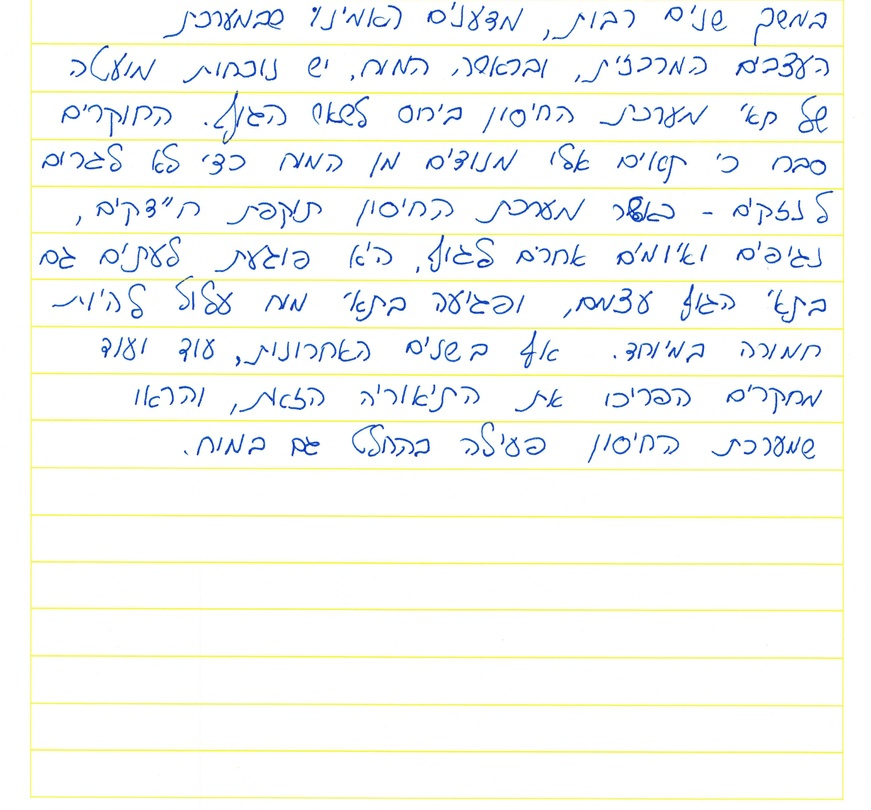
#> input picture text_regions/BRN3C2AF4AEB56C_0000000013.jpg, 871 x 810 px, shrunk from 4300 x 4000 before the run
$ python -i main.py   (imports and definitions only)
#> lines starting #> are read from the running program, lines starting #| are printed output that depends on the picture; after the words box and inside, x2 and y2 are one past the last pixel; in counts of white or black regions, pixels touching at a corner belong together
import glob
import os
import sys

import cv2 as cv
import numpy as np


def removelines(img):
    img1 = cv.imread(img)  # reading the image from path that received from the function arguments
#> img1 is the input picture: shape (810, 871, 3); mean B, G, R 245, 248.2, 246.3
    hvs_img = cv.cvtColor(img1, cv.COLOR_BGR2HSV)  # changing the color of the image from BGR model to HSV model
#> hvs_img: shape (810, 871, 3); mean H, S, V 39.5, 13.1, 251.2
    lower_yellow = np.array([21, 39, 114])  # getting the lower level of yellow color in HSV model
    upper_yellow = np.array([40, 255, 255])  # getting the highest level of yellow color in HSV model
    mask = cv.inRange(hvs_img, lower_yellow, upper_yellow)  # creating the mask of the yellow lines from the image
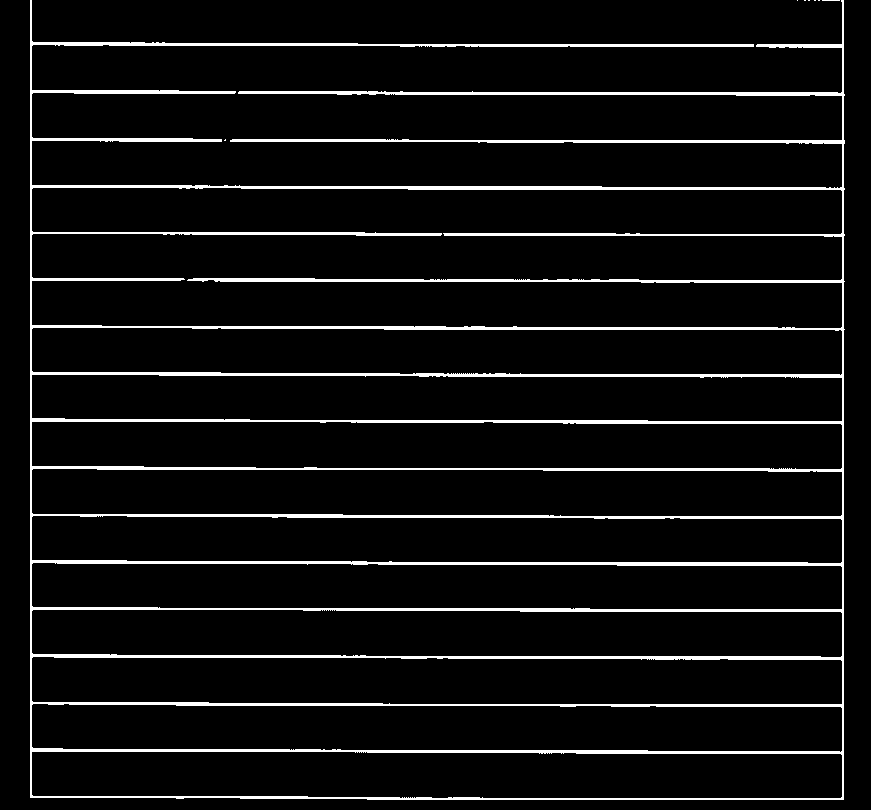
#> mask: shape (810, 871); 6.3% white; 8 white regions (7 under 20 px), largest, box (x1, y1, x2, y2) and area: (30, 0, 845, 800) 44069
    mask_inv = cv.bitwise_not(mask)  # created inverted mask from the mask that created
    img1_bg = cv.bitwise_and(img1, img1, mask=mask_inv)  # using the mask that created and bitwise  "and operator " to
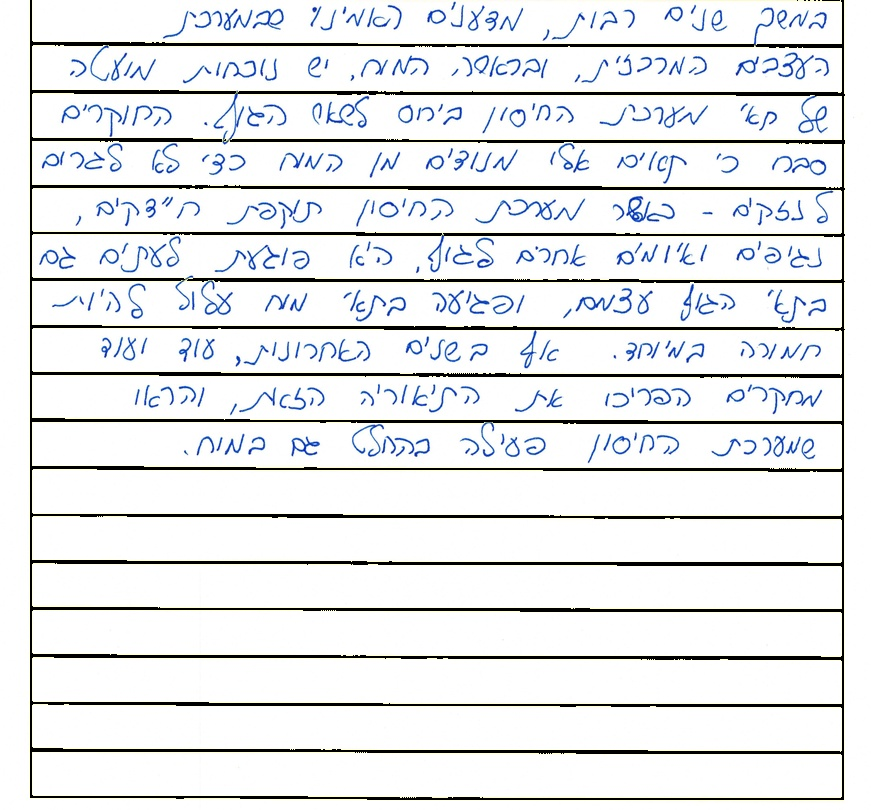
#> img1_bg: shape (810, 871, 3); mean B, G, R 234, 232.8, 230.9
    # create the background
    img2_fg = cv.cvtColor(mask, cv.COLOR_GRAY2BGR)  # because the mask is GRAYSCALE that mean its 1 channel
    # and the cv.add need to be same number of channels , using cvtColor switch from GRAYSCALE to BGR and the mask
    # became 3 channels
    dst = cv.add(img1_bg, img2_fg)  # merging the two images ( mask and HSV image ) to get the final result
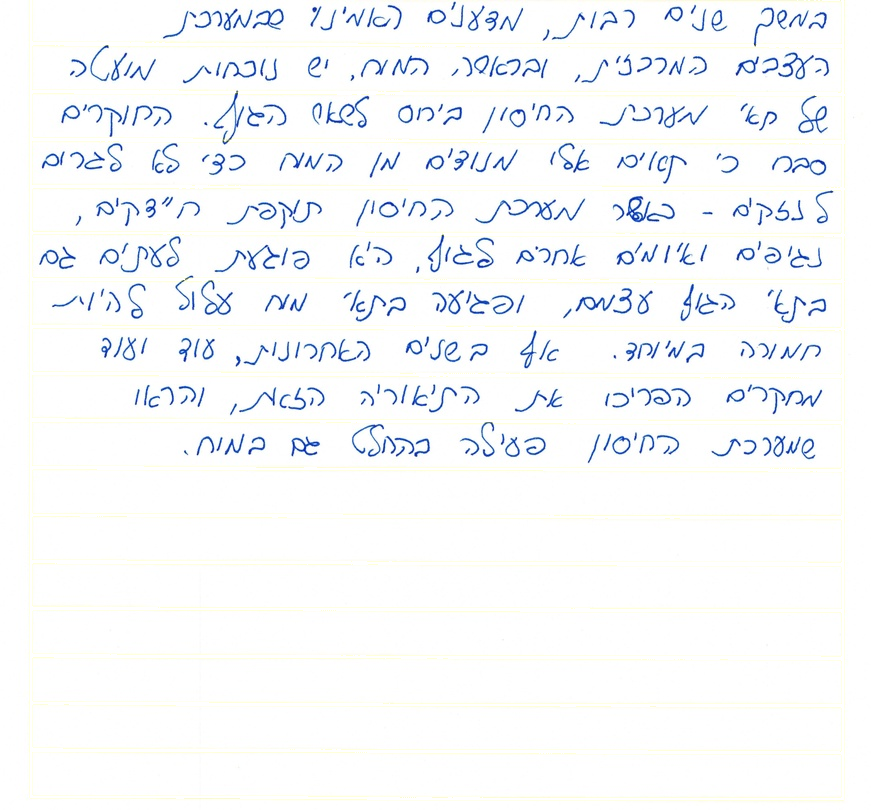
#> dst: shape (810, 871, 3); mean B, G, R 249.9, 248.7, 246.9
    return dst


def loopRun(inputs, output):
    path = os.path.basename(inputs)  # getting the basename from the path that received
    # e.g. C:\Users\amara\Desktop\new => new

    output = os.path.normpath(output)  # changing the format of path that received
    # from String format to path
    # e.g. C:\Users\amara\Desktop\new => C:\\Users\\amara\\Desktop\\new
    for img in glob.glob(path + "/*.jpg"):  # loop to get every image in the dir
        filename = os.path.basename(img)  # getting the file name (image name )
        fixed_image = removelines(img)  # receiving the image after removing the yellow lines
        cv.imwrite(output + '\\' + filename, fixed_image)  # writing (saving) the image to the path


# [10 lines not run here, left out]

>>> result = removelines('text_regions/BRN3C2AF4AEB56C_0000000013.jpg')

$ run again, on text_regions/BRN3C2AF4AEB56C_0000000015.jpg
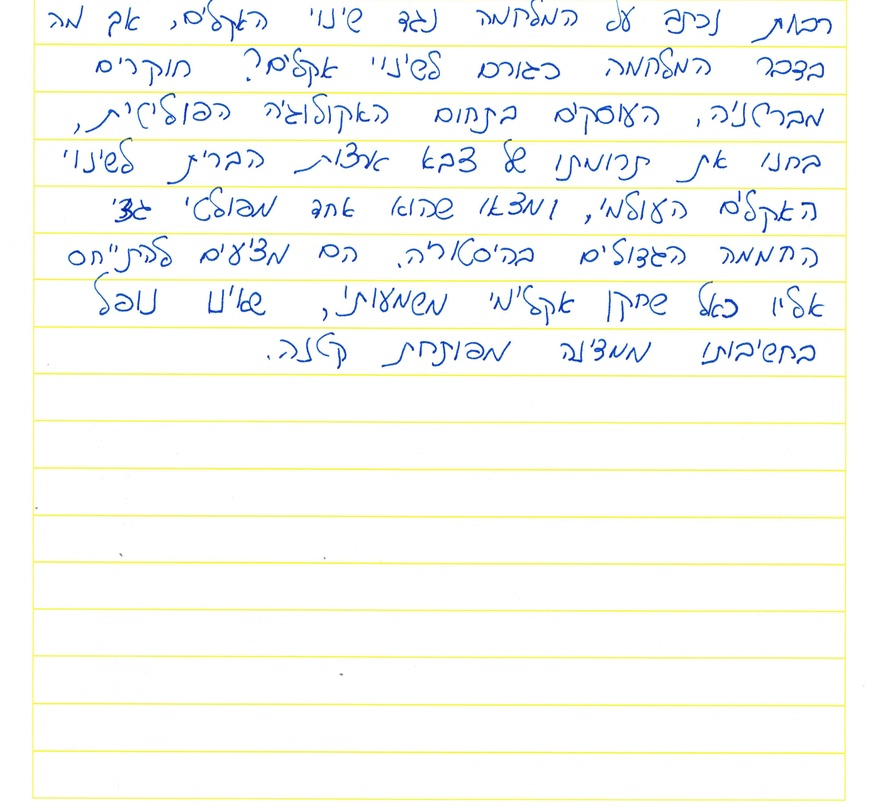
#> input picture text_regions/BRN3C2AF4AEB56C_0000000015.jpg, 871 x 810 px, shrunk from 4300 x 4000 before the run
#> in removelines, img1 is the input picture: shape (810, 871, 3); mean B, G, R 245.6, 249.4, 247.8
#> hvs_img: shape (810, 871, 3); mean H, S, V 33.6, 11.8, 251.8
#> in removelines, `mask = cv.inRange(hvs_img, lower_yellow, upper_yellow)`:
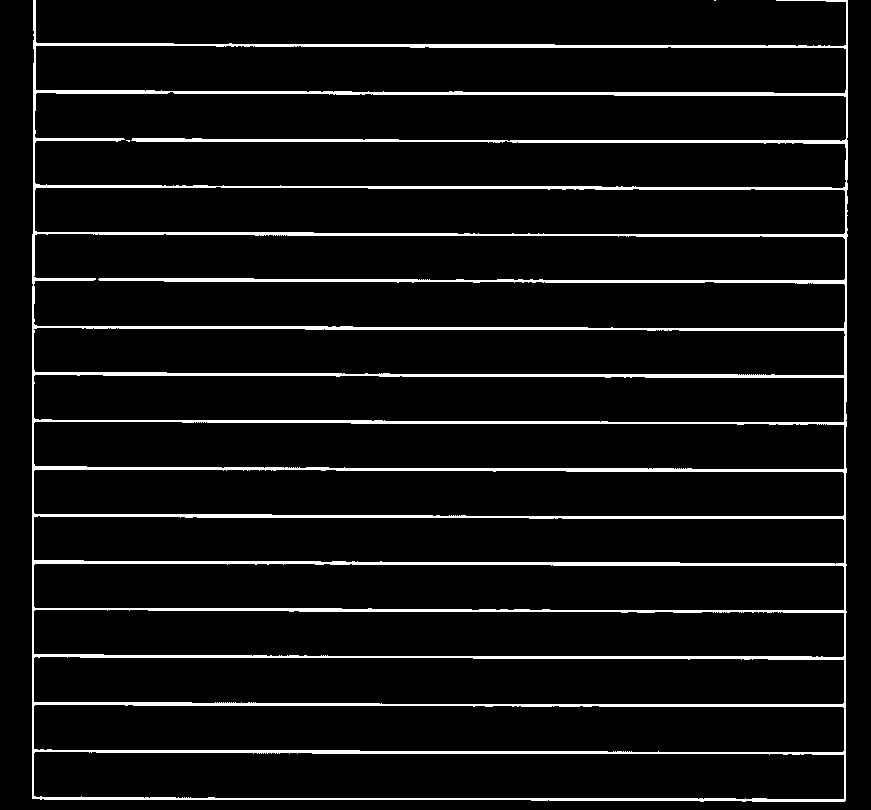
#> mask: shape (810, 871); 6.3% white; 3 white regions (2 under 20 px), largest, box (x1, y1, x2, y2) and area: (32, 0, 848, 802) 44216
#> in removelines, `dst = cv.add(img1_bg, img2_fg)`:
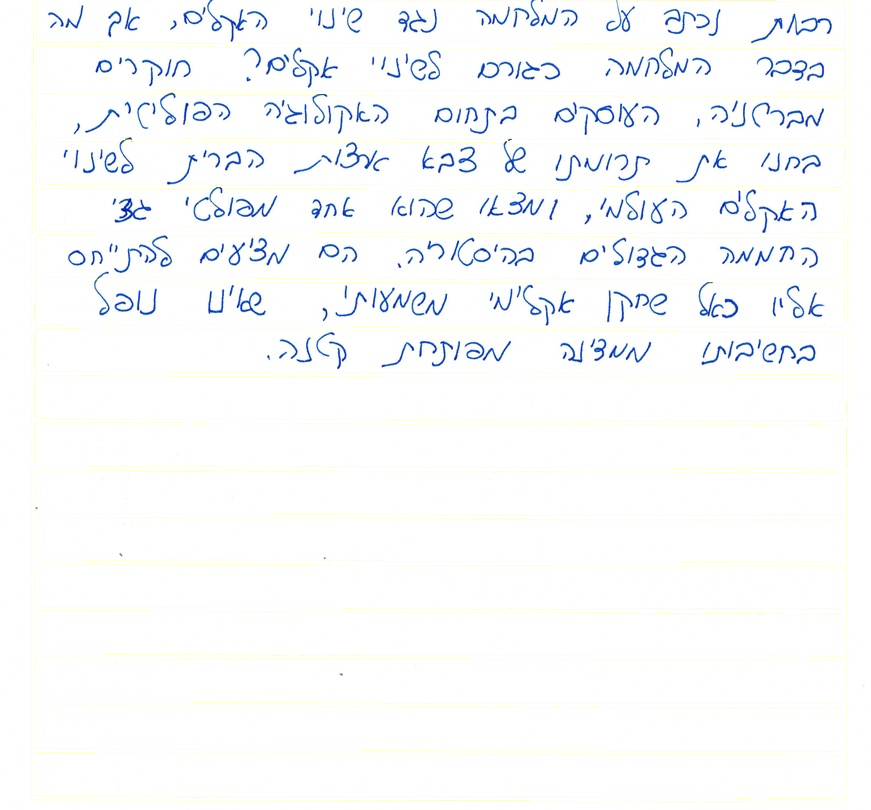
#> dst: shape (810, 871, 3); mean B, G, R 250.6, 249.9, 248.4

$ run again, on text_regions/BRN3C2AF4AEB56C_0000000016.jpg
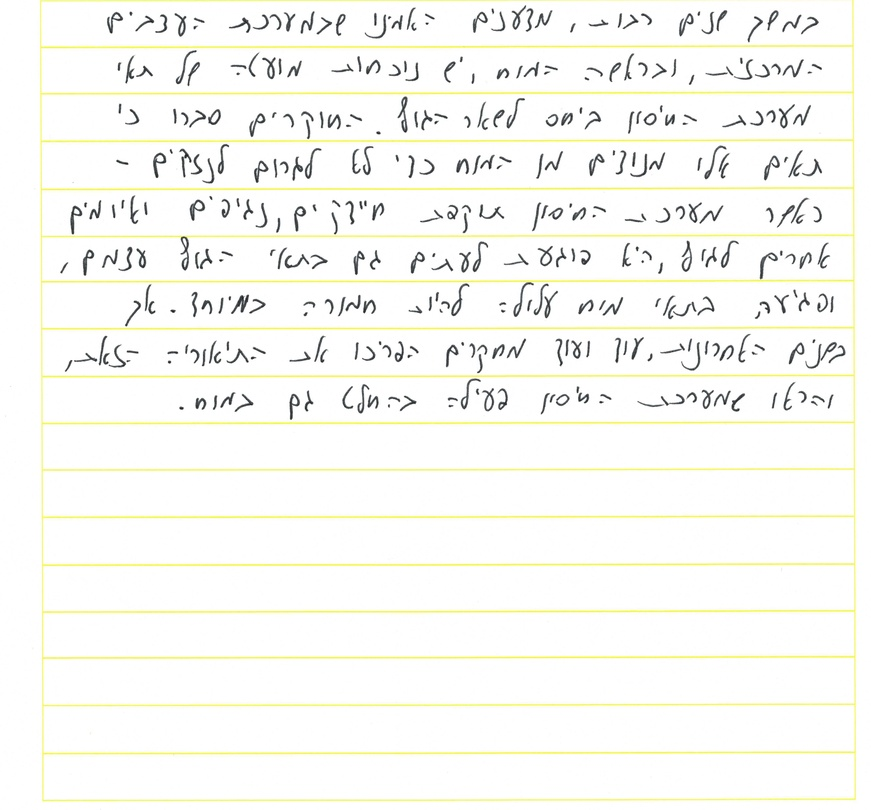
#> input picture text_regions/BRN3C2AF4AEB56C_0000000016.jpg, 871 x 810 px, shrunk from 4300 x 4000 before the run
#> in removelines, img1 is the input picture: shape (810, 871, 3); mean B, G, R 243.1, 249, 248.8
#> hvs_img: shape (810, 871, 3); mean H, S, V 23.6, 6.6, 249.1
#> in removelines, `mask = cv.inRange(hvs_img, lower_yellow, upper_yellow)`:
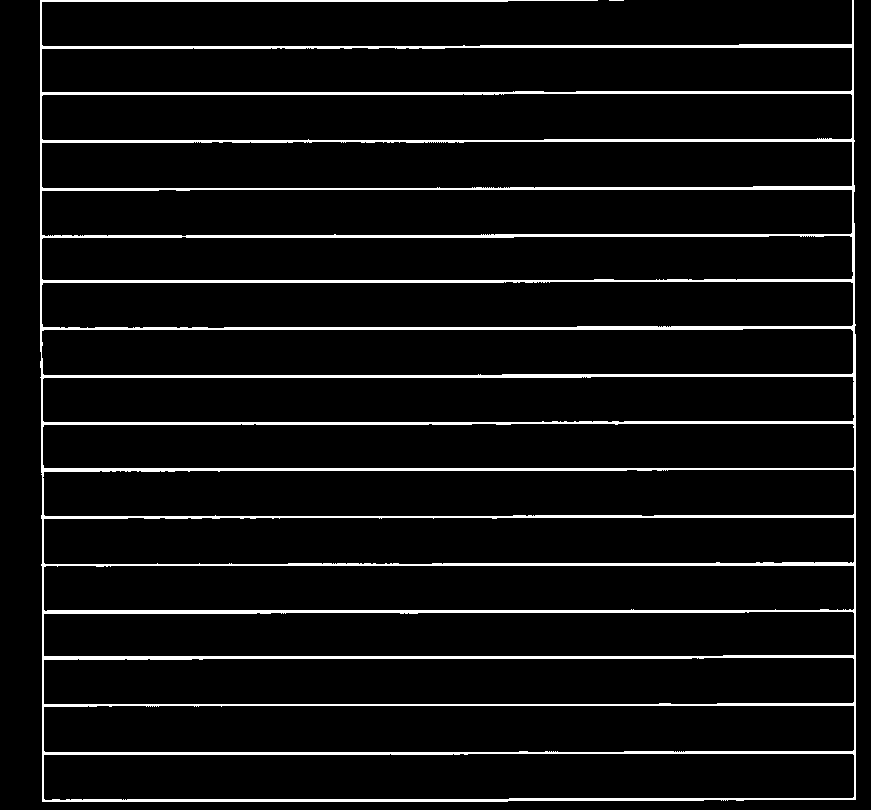
#> mask: shape (810, 871); 6.2% white; 2 white regions (1 under 20 px), largest, box (x1, y1, x2, y2) and area: (40, 0, 856, 802) 44002
#> in removelines, `dst = cv.add(img1_bg, img2_fg)`:
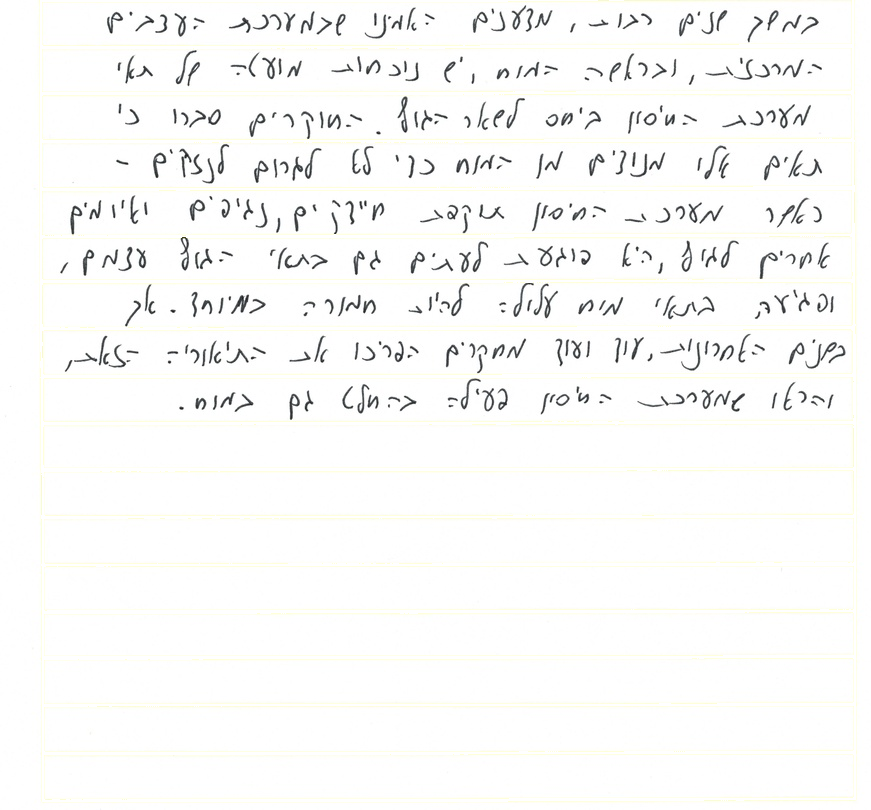
#> dst: shape (810, 871, 3); mean B, G, R 248.1, 249.5, 249.3

$ run again, on text_regions/BRN3C2AF4AEB56C_0000000017.jpg
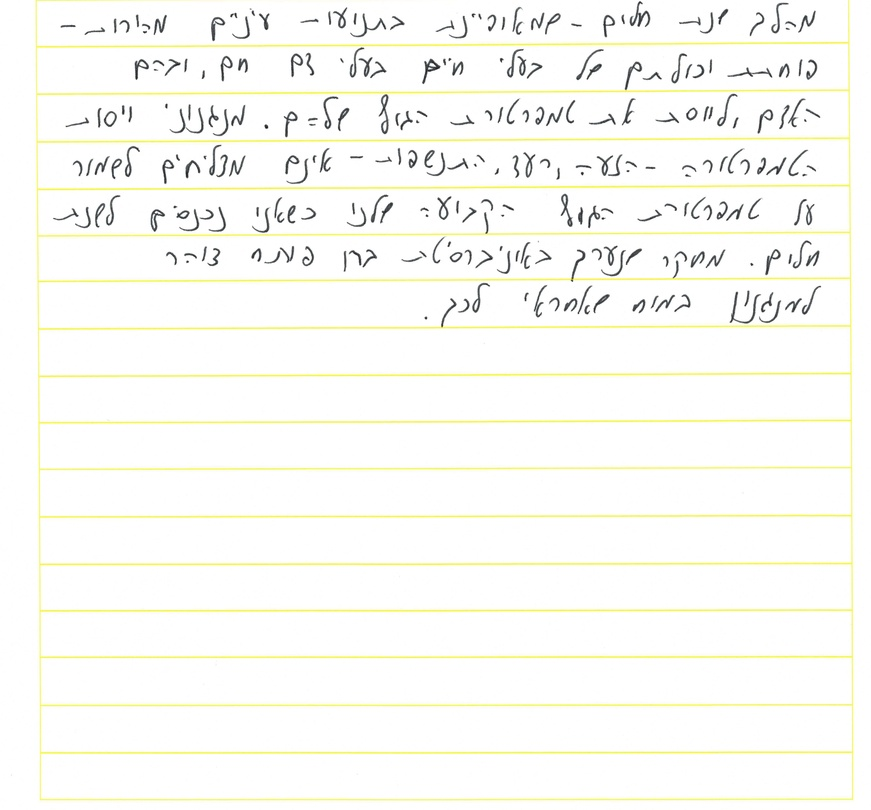
#> input picture text_regions/BRN3C2AF4AEB56C_0000000017.jpg, 871 x 810 px, shrunk from 4300 x 4000 before the run
#> in removelines, img1 is the input picture: shape (810, 871, 3); mean B, G, R 244.8, 250.6, 250.4
#> hvs_img: shape (810, 871, 3); mean H, S, V 19.8, 6.4, 250.7
#> in removelines, `mask = cv.inRange(hvs_img, lower_yellow, upper_yellow)`:
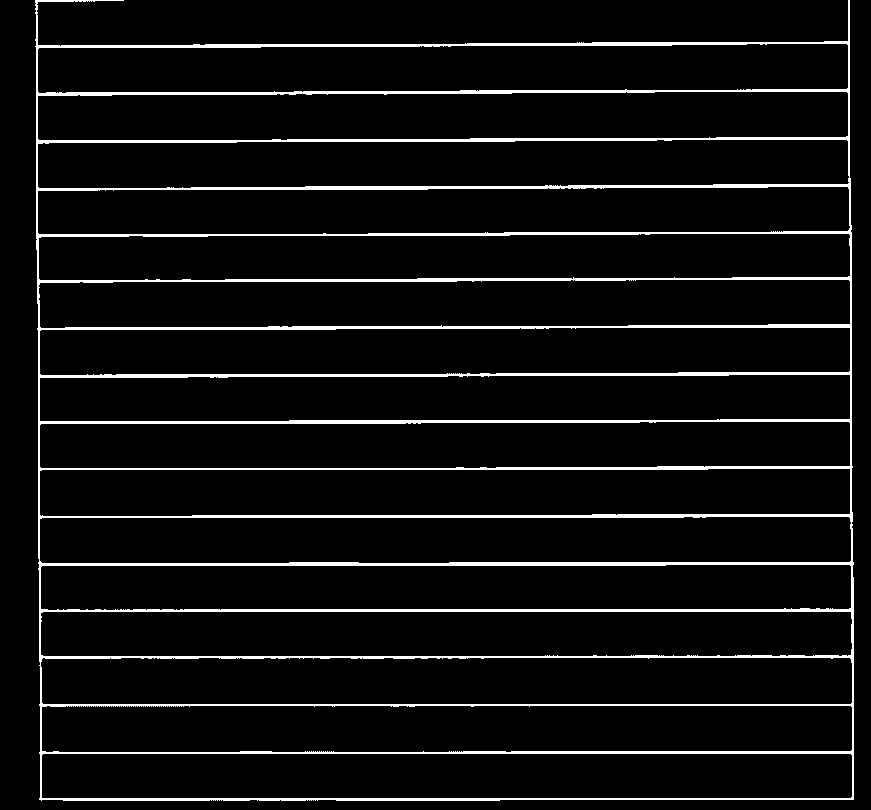
#> mask: shape (810, 871); 6.1% white; 1 white region, box (x1, y1, x2, y2) and area: (35, 0, 854, 801) 42712
#> in removelines, `dst = cv.add(img1_bg, img2_fg)`:
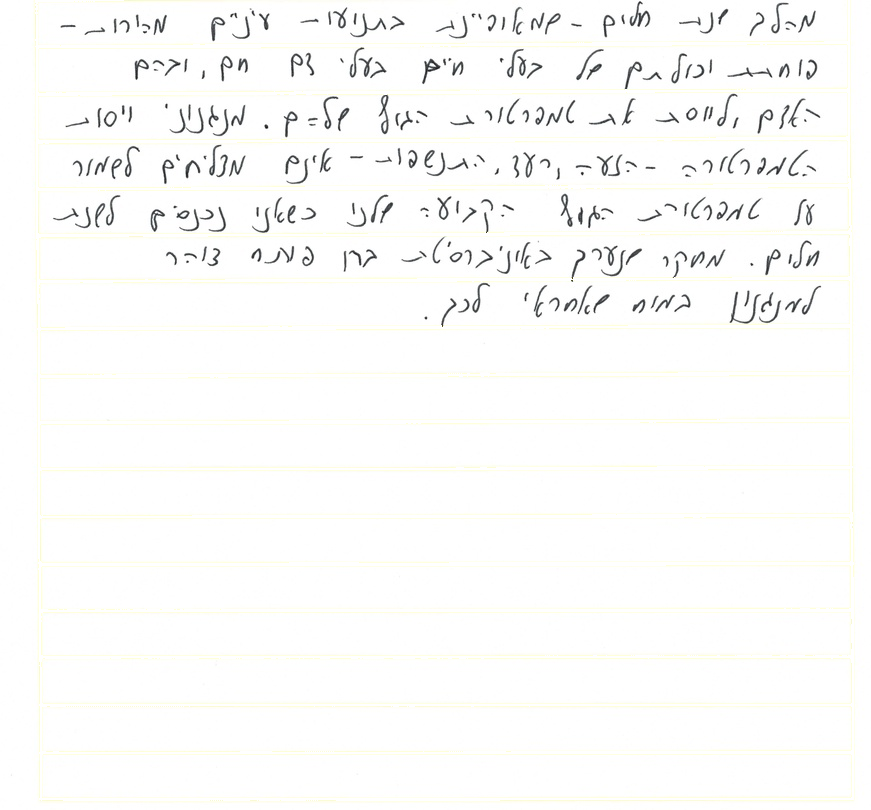
#> dst: shape (810, 871, 3); mean B, G, R 249.6, 251, 251
